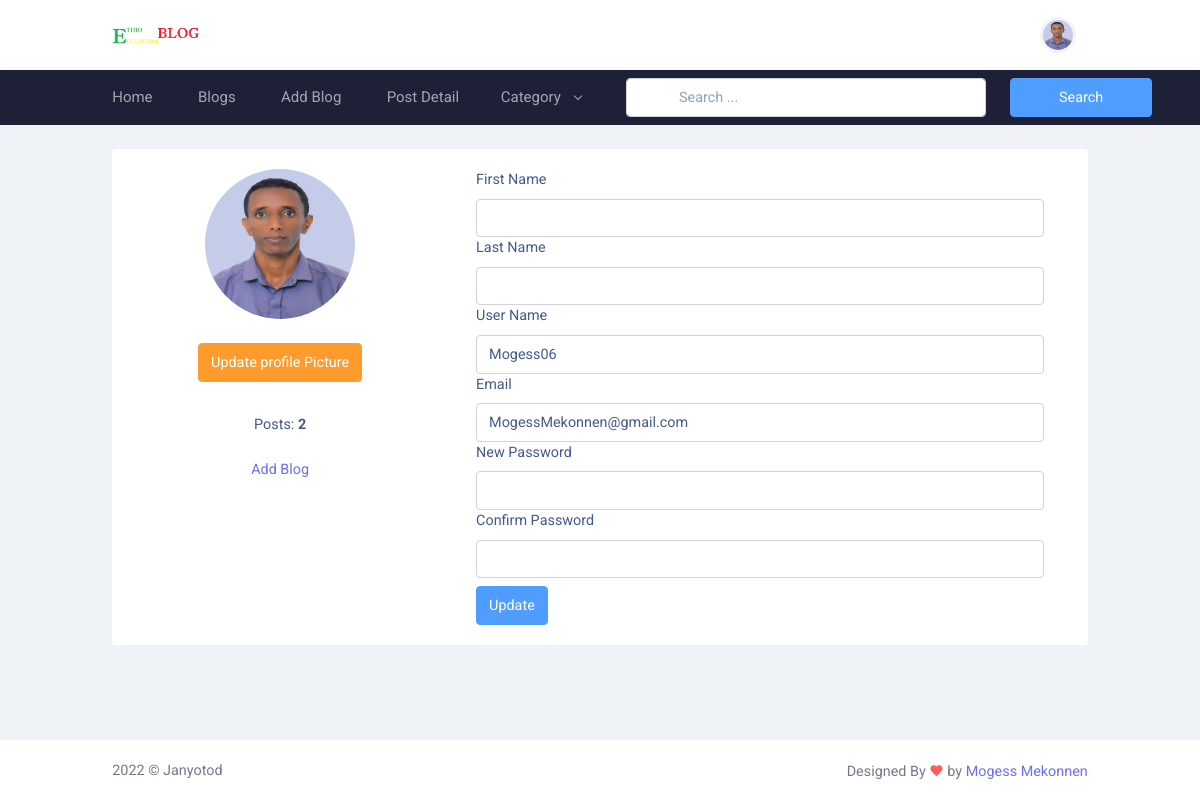
Page /profile/ (signed in) on the earlier database version.
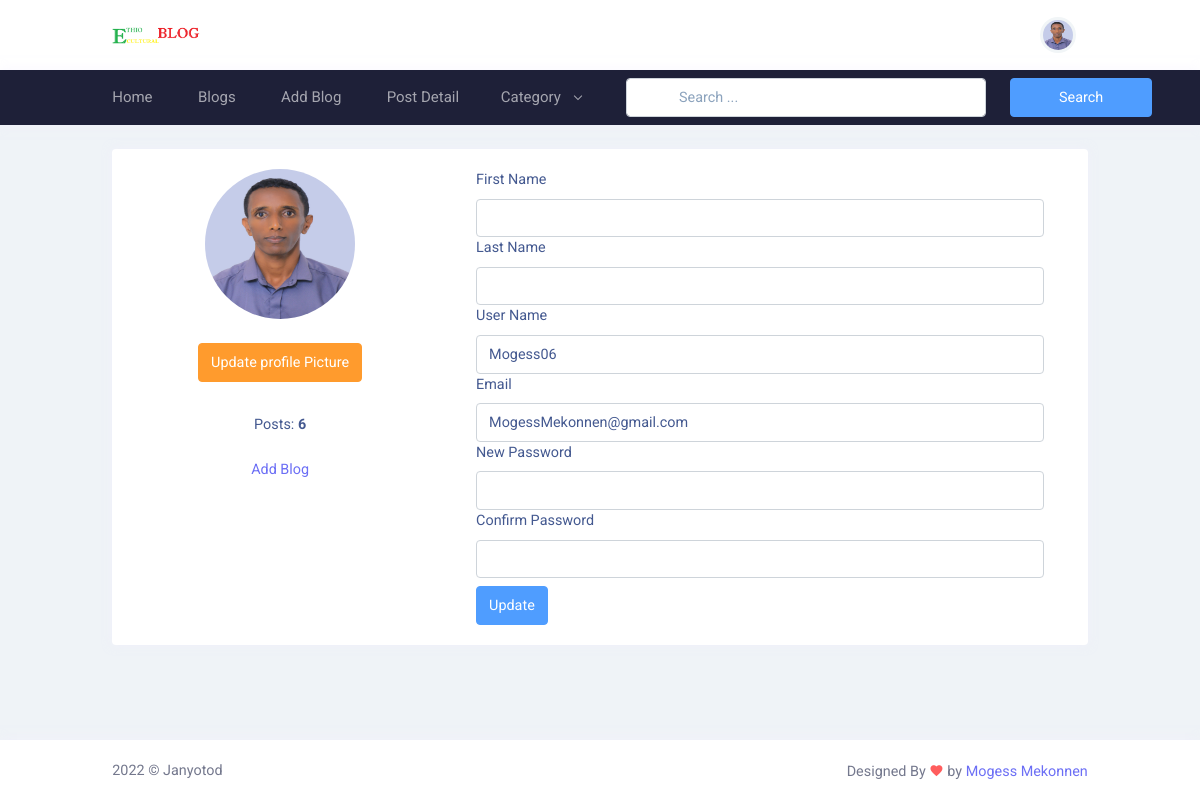
Same page on the later database version.
### user_profile/models.py (models this page shows, shortened)
class User(AbstractUser):
    email = models.EmailField(
        max_length=150,
        unique=True,
        error_messages={
            "unique": "The email must be unique"
        }
    )
    profile_image = models.ImageField(
        null=True,
        blank=True,
        upload_to="profile_images"
    )
    REQUIRED_FIELDS = ["email"]
    objects = CustomUserManager()
    def get_profile_picture(self):
        url = ""
        try:
            url = self.profile_image.url
        except:
            url = ""
        return url

### user_profile/views.py (the view, shortened to what this page needs)
# urls.py: path('profile/', profile, name='profile'),
@login_required(login_url='login')
def profile(request):
    account  = get_object_or_404(User,pk=request.user.pk)
    form = UserProfileUpdateForm(instance=account)
    context = {
        "account": account,
        "form":form
    }
    return render(request, 'profile.html',context)

### user_profile/forms.py (shortened to what this page needs)
class UserProfileUpdateForm(forms.ModelForm):
    class Meta:
        model = User
        fields = ("first_name", "last_name", "username", "email", )

### blog/context_processors.py (called while the page is built)
def get_all_category(request):
    categories = Category.objects.all()
    context = {
        "Categories": categories
    }
    return context

### templates/profile.html (shortened to what the changed rows need)
{% extends 'base.html'%}
{% load static %}
{% block content %}
<div class="main-content">
  <div class="page-content">
    <div class="container-fluid">
      <div class="row">
        <div class="col-lg-12">
          <div class="card">
            <div class="card-body">
              <div class="row">
                <div class="col-xl-4">
                  <div class="product-detail">
                    <div class="row">
                      <div class="mt-4 mt-md-0 text-center">
                        <img
                          class="rounded-circle avatar-xl"
                          src="{{request.user.get_profile_picture}}"
                          alt="Profile"
                        />
                        <div class="mt-3">
                          <div class="my-4 text-center">
                          </div>
                        </div>
                        <div class="mt-3">
                          <div class="py-2">
                            <span
                              >Posts:
                              <strong
                                >{{account.user_blogs.count}}</strong
                              ></span
                            >
                          </div>
                        </div>
                        <div class="list-item text-center">
                          <div class="list-item my-3">
                          </div>
                        </div>
                      </div>
                    </div>
                  </div>
                </div>
                <div class="col-xl-8">
                  <form action="{%url 'profile'%}" class="px-4" method="POST">
                    <div class="form-group">
                      <label for="username">User Name </label>
                      <input
                        type="text"
                        class="form-control"
                        name="username"
                        value="{{account.username}}"
                      />
                    </div>
                    <div class="form-group">
                      <label for="email">Email </label>
                      <input
                        type="email"
                        class="form-control"
                        value="{{account.email}}"
                        name="email"
                      />
                    </div>
                  </form>
                </div>
              </div>
            </div>
          </div>
        </div>
      </div>
      {% endblock content %}

### templates/header.html (shortened to what this page needs)
{% load static %}
<header id="page-topbar" style="background-color: #fa03d3e">
  <div class="navbar-header">
    <div class="d-flex">
      <div class="navbar-brand-box">
        <a href="{% url 'home' %}" class="logo logo-dark">
          <span class="logo-lg">
            <img
              src="{% static '/images/logo-dark2.png'%}"
              alt="logo-dark"
              height="22"
            />
          </span>
        </a>
      </div>
      <div class="topnav">
        <div class="container-fluid">
          <nav class="navbar navbar-light navbar-expand-lg topnav-menu">
            <div class="collapse navbar-collapse" id="topnav-menu-content">
              <ul class="navbar-nav">
                <li class="nav-item dropdown">
                  <a
                    class="nav-link dropdown-toggle arrow-none"
                    href="{% url 'home' %}"
                    id="topnav-uielement"
                    role="button"
                  >
                    Home
                  </a>
                </li>
                <li class="nav-item dropdown">
                  <a
                    class="nav-link dropdown-toggle arrow-none"
                    href="{% url 'blogs' %}"
                    id="topnav-apps"
                    role="button"
                  >
                     Blogs
                  </a>
                </li>
                <li class="nav-item dropdown">
                  <a
                    class="nav-link dropdown-toggle arrow-none"
                    href="{% url 'add_blog' %}"
                    id="topnav-apps"
                    role="button"
                  >
                     Add Blog
                  </a>
                </li>
                <li class="nav-item dropdown">
                  <a
                    class="nav-link dropdown-toggle arrow-none"
                    href="{% url 'post_detail' %}"
                    id="topnav-apps"
                    role="button"
                  >
                     Post Detail
                  </a>
                </li>
                <li class="nav-item dropdown">
                  <a
                    class="nav-link dropdown-toggle arrow-none"
                    href="#"
                    id="topnav-apps"
                    role="button"
                  >
                    Category
                    <div class="arrow-down"></div>
                  </a>
                </li>
              </ul>
              <form
                action="{% url 'search_blogs' %}"
                method="GET"
                class="form-inline d-flex-nowrap m-auto my-2 search-form"
              >
                <div class="row">
                  <div class="col-sm-10">
                    <input
                      type="text"
                      class="form-control px-5"
                      name="search"
                      placeholder=" Search ... "
                    />
                  </div>
                  <div class="col-sm-2">
                    <button type="submit" class="btn btn-info px-5">
                      Search
                    </button>
                  </div>
                </div>
              </form>
            </div>
          </nav>
        </div>
      </div>
    </div>
    <div class="d-flex">
      {% if request.user.is_authenticated %}
      <div class="dropdown d-inline-block user-dropdown">
        <button
          type="button"
          class="btn header-item waves-effect"
          id="page-header-user-dropdown"
          data-bs-toggle="dropdown"
          aria-haspopup="true"
          aria-expanded="false"
        >
          <img
            class="rounded-circle header-profile-user"
            src="{{request.user.get_profile_picture}}"
            alt="Picture"
          />
        </button>
          {% endif %}
      </div>
    </div>
  </div>
</header>

Differences in the rows shown:
changed User "Mogess06": user_blogs.count "2" → "6"
